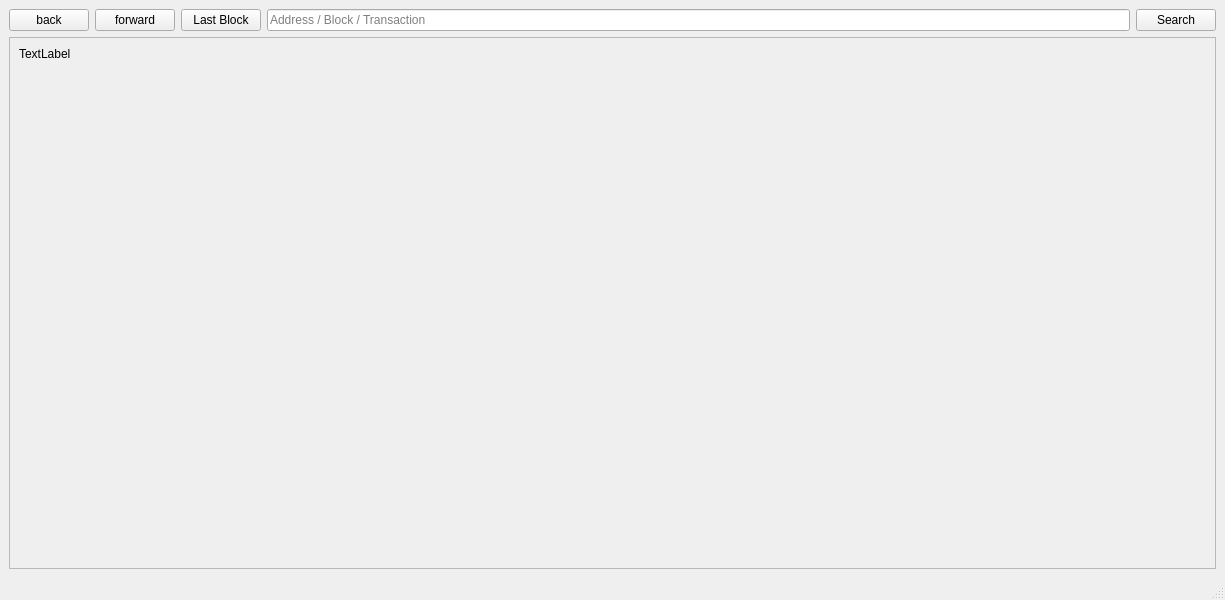
<?xml version="1.0" encoding="UTF-8"?>
<ui version="4.0">
 <class>BlockExplorer</class>
 <widget class="QMainWindow" name="BlockExplorer">
  <property name="geometry">
   <rect>
    <x>0</x>
    <y>0</y>
    <width>1225</width>
    <height>600</height>
   </rect>
  </property>
  <property name="windowTitle">
   <string>Blockchain Explorer</string>
  </property>
  <widget class="QWidget" name="centralwidget">
   <layout class="QVBoxLayout" name="verticalLayout">
    <item>
     <layout class="QHBoxLayout" name="horizontalLayout">
      <property name="sizeConstraint">
       <enum>QLayout::SetMinimumSize</enum>
      </property>
      <item>
       <widget class="QPushButton" name="back">
        <property name="text">
         <string>back</string>
        </property>
        <property name="icon">
         <iconset>
          <normaloff>:/icons/back</normaloff>:/icons/back</iconset>
        </property>
        <property name="flat">
         <bool>false</bool>
        </property>
       </widget>
      </item>
      <item>
       <widget class="QPushButton" name="forward">
        <property name="text">
         <string>forward</string>
        </property>
        <property name="icon">
         <iconset>
          <normaloff>:/icons/forward</normaloff>:/icons/forward</iconset>
        </property>
       </widget>
      </item>
      <item>
       <widget class="QPushButton" name="lastBlock">
        <property name="text">
         <string>Last Block</string>
        </property>
       </widget>
      </item>
      <item>
       <widget class="QLineEdit" name="searchBox">
        <property name="sizePolicy">
         <sizepolicy hsizetype="Expanding" vsizetype="Fixed">
          <horstretch>5</horstretch>
          <verstretch>0</verstretch>
         </sizepolicy>
        </property>
        <property name="minimumSize">
         <size>
          <width>0</width>
          <height>0</height>
         </size>
        </property>
        <property name="inputMask">
         <string/>
        </property>
        <property name="text">
         <string/>
        </property>
        <property name="placeholderText">
         <string>Address / Block / Transaction</string>
        </property>
       </widget>
      </item>
      <item>
       <widget class="QPushButton" name="pushSearch">
        <property name="sizePolicy">
         <sizepolicy hsizetype="Minimum" vsizetype="Fixed">
          <horstretch>0</horstretch>
          <verstretch>0</verstretch>
         </sizepolicy>
        </property>
        <property name="minimumSize">
         <size>
          <width>0</width>
          <height>0</height>
         </size>
        </property>
        <property name="maximumSize">
         <size>
          <width>16777215</width>
          <height>16777215</height>
         </size>
        </property>
        <property name="text">
         <string>Search</string>
        </property>
        <property name="autoDefault">
         <bool>false</bool>
        </property>
        <property name="default">
         <bool>false</bool>
        </property>
        <property name="flat">
         <bool>false</bool>
        </property>
       </widget>
      </item>
     </layout>
    </item>
    <item>
     <widget class="QScrollArea" name="scrollArea">
      <property name="widgetResizable">
       <bool>true</bool>
      </property>
      <widget class="QWidget" name="scrollAreaWidgetContents">
       <property name="geometry">
        <rect>
         <x>0</x>
         <y>0</y>
         <width>1205</width>
         <height>503</height>
        </rect>
       </property>
       <layout class="QHBoxLayout" name="horizontalLayout_2">
        <item>
         <widget class="QLabel" name="content">
          <property name="sizePolicy">
           <sizepolicy hsizetype="Preferred" vsizetype="Expanding">
            <horstretch>0</horstretch>
            <verstretch>0</verstretch>
           </sizepolicy>
          </property>
          <property name="text">
           <string>TextLabel</string>
          </property>
          <property name="textFormat">
           <enum>Qt::RichText</enum>
          </property>
          <property name="alignment">
           <set>Qt::AlignLeading|Qt::AlignLeft|Qt::AlignTop</set>
          </property>
          <property name="textInteractionFlags">
           <set>Qt::LinksAccessibleByMouse|Qt::TextSelectableByMouse</set>
          </property>
         </widget>
        </item>
       </layout>
      </widget>
     </widget>
    </item>
   </layout>
  </widget>
  <widget class="QMenuBar" name="menubar">
   <property name="geometry">
    <rect>
     <x>0</x>
     <y>0</y>
     <width>1225</width>
     <height>22</height>
    </rect>
   </property>
  </widget>
  <widget class="QStatusBar" name="statusbar"/>
 </widget>
 <resources/>
 <connections/>
</ui>
